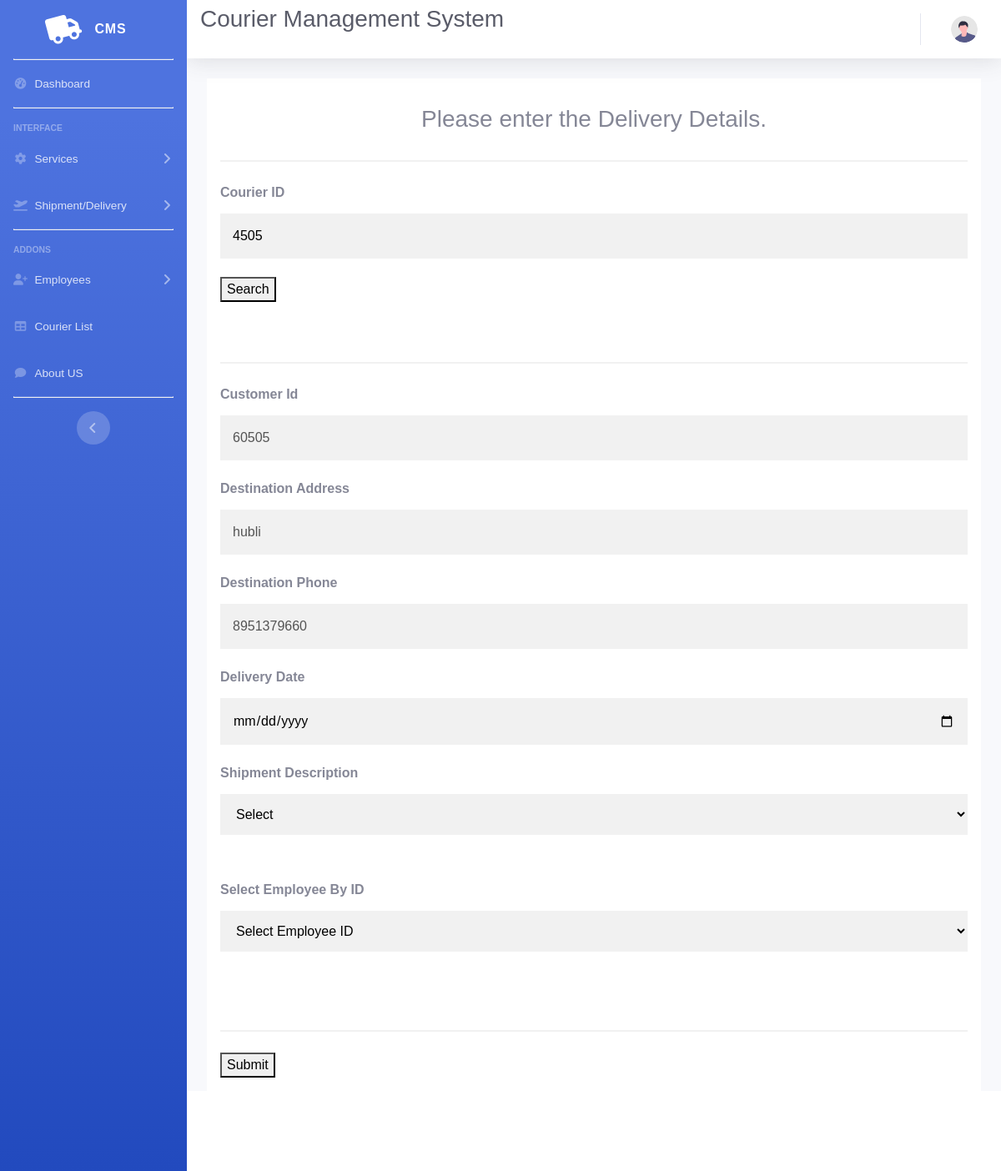
/delivery.php?courierid=4505, run on the app's committed database.
### tables this page shows
CREATE TABLE `courier` (
  `courierid` int(25) NOT NULL,
  `custid` int(25) NOT NULL,
  `prod_id` int(25) NOT NULL,
  `courier_weight` int(25) NOT NULL,
  `courier_type` varchar(50) NOT NULL,
  `prod_desc` varchar(100) NOT NULL,
  `Source` varchar(50) NOT NULL,
  `Destination` varchar(50) NOT NULL,
  `dest_ph` varchar(12) NOT NULL
);

### delivery.php (the view, shortened to what this page needs)
<!DOCTYPE html>
<html lang="en">
<head>
    <link href="vendor/fontawesome-free/css/all.min.css" rel="stylesheet" type="text/css">
    <link href="css/sb-admin-2.min.css" rel="stylesheet">
</head>
<body id="page-top">
    <div id="wrapper">
        <ul class="navbar-nav bg-gradient-primary sidebar sidebar-dark accordion" id="accordionSidebar">
            <a class="sidebar-brand d-flex align-items-center justify-content-center" href="index.html">
                <div class="sidebar-brand-icon rotate-n-15">
                   <i class='fas fa-truck'></i>
                </div>
                <div class="sidebar-brand-text mx-3">CMS </div>
            </a>
            <hr class="sidebar-divider my-0">
            <li class="nav-item">
                <a class="nav-link" href="index1.php">
                    <i class="fas fa-fw fa-tachometer-alt"></i>
                    <span>Dashboard</span></a>
            </li>
            <hr class="sidebar-divider">
            <div class="sidebar-heading">
                Interface
            </div>
            <li class="nav-item">
                <a class="nav-link collapsed" href="#" data-toggle="collapse" data-target="#collapseTwo"
                    aria-expanded="true" aria-controls="collapseTwo">
                    <i class="fas fa-fw fa-cog"></i>
                    <span>Services</span>
                </a>
            </li>
            <li class="nav-item">
                <a class="nav-link collapsed" href="#" data-toggle="collapse" data-target="#collapseUtilities"
                    aria-expanded="true" aria-controls="collapseUtilities">
                    <i class="fas fa-plane-departure"></i>
                    <span>Shipment/Delivery</span>
                </a>
            </li>
            <hr class="sidebar-divider">
            <div class="sidebar-heading">
                Addons
            </div>
            <li class="nav-item">
                <a class="nav-link collapsed" href="#" data-toggle="collapse" data-target="#collapsePages"
                    aria-expanded="true" aria-controls="collapsePages">
                    <i class="fas fa-fw fa-user-plus"></i>
                    <span>Employees</span>
                </a>
            </li>
            <li class="nav-item">
                <a class="nav-link" href="admincourierlist.php">
                    <i class="fas fa-fw fa-table"></i>
                    <span>Courier List</span></a>
            </li>
            <li class="nav-item">
                <a class="nav-link" href="aboutus.php">
                    <i class="fas fa-fw fa-comment"></i>
                    <span>About US</span></a>
            </li>
            <hr class="sidebar-divider d-none d-md-block">
            <div class="text-center d-none d-md-inline">
                <button class="rounded-circle border-0" id="sidebarToggle"></button>
            </div>
        </ul>
        <div id="content-wrapper" class="d-flex flex-column">
            <div id="content">
                <nav class="navbar navbar-expand navbar-light bg-white topbar mb-4 static-top shadow">
                <h1 class="h3 mb-4 text-gray-800">Courier Management System</h1>
                    <ul class="navbar-nav ml-auto">
                        <li class="nav-item dropdown no-arrow">
                            <a class="nav-link dropdown-toggle" href="#" id="userDropdown" role="button"
                                data-toggle="dropdown" aria-haspopup="true" aria-expanded="false">
                                <img class="img-profile rounded-circle"
                                    src="img/undraw_profile.svg">
                            </a>
                        </li>
                    </ul>
                </nav>
                <div class="container-fluid">
</head>
<body>
<form action="" method="GET">
  <div class="container">
    <h3 class="text">Please enter the Delivery Details.</h3>
    <hr>
    <label for="custname"><b>Courier ID</b></label>
    <input type="text" placeholder="Enter Courier ID correctly" name="courierid" value="<?php ob_start(); if(isset($_GET['courierid'])) {echo $_GET['courierid'];}?>" required>
    <button type="submit" class="ab">Search</button><br><br>
    </form>
  </div>
  <div class="container">
      <hr>
      <form method="POST">
      <?php
      include 'config.php';
      if(isset($_GET['courierid']))
      {
          $cid=$_GET['courierid'];
          $query="SELECT * from customer,courier where courier.courierid ='$cid' and customer.custid=courier.custid ";
          $query_run=mysqli_query($conn,$query);
          if(mysqli_num_rows($query_run)>0)
          {
              foreach($query_run as $row)
              {
                ?>
              <div>
                <label for="id"><b>Customer Id</b></label>
                <input type="text" placeholder="Customer Id" name="custid" value="<?=$row['custid']; ?>" disabled></div>
                <label for="id"><b>Destination Address</b></label>
                <input type="text" placeholder="Destination Address" name="Destination" value="<?=$row['Destination']; ?>" disabled>
                <label for="id"><b>Destination Phone</b></label>
                <input type="text" placeholder="Destination Phone" name="dest_ph" value="<?=$row['dest_ph']; ?>" disabled>
                <label for="id"><b>Delivery Date</b></label>
                <input type="date" placeholder="Delivery Date" name="ship_date"  >
                <label for="shipd" ><b>Shipment Description</b></label><br>
                    <select id="cars" name="shipdesc">
                    <option value="select">Select</option>
                    </select><br>
            </div>
                <?php
              }
          }
          else{
              echo "No record Found";
          }
      }?>
      <div class="container">
          <label for="id"><b>Select Employee By ID</b></label>
          <select name="empid">
    <option disabled selected> Select Employee ID </option>
 </select></div>
  <div class="container">
<br>
    <hr>
    <button type="submit" name="submit" Value="Submit">Submit</button>
</div>
</body>
            <footer class="sticky-footer bg-white">
                <div class="container my-auto">
                </div>
            </footer>
</body>
</html>

### delivery.php (style rules this page uses)
body { font-family: Arial, Helvetica, sans-serif; background-color: black; }
* { box-sizing: border-box; }
.container { padding: 16px; background-color: white; }
.text { padding: 16px; background-color: white; text-align:center; }
input[type=text],input[type=date], input[type=password],select { width: 100%; padding: 15px; margin: 5px 0 22px 0; display: inline-block; border: none; background: #f1f1f1; }
hr { border: 1px solid #f1f1f1; margin-bottom: 25px; }
.ab { justify-content:center; }
a { color: dodgerblue; }

### data on the page
courier: custid "60505", Destination "hubli", dest_ph "8951379660"
